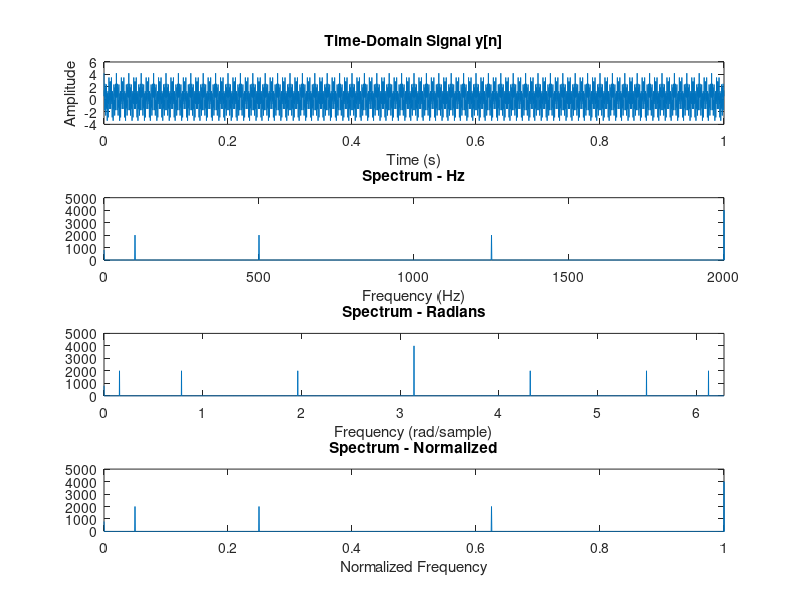

Here is the MATLAB script that generated this plot:
%BANDARA H.G.T.D. 2022e048
%Part 01

Fs = 4000;                   % Sampling frequency
t = 0:1/Fs:1-1/Fs;           % Time vector (1 sec)
x = cos(2*pi*100*t) + cos(2*pi*500*t) + ...
    cos(2*pi*2000*t) + cos(2*pi*2750*t);
y = 0.2 + x;                 % y[n] = 0.2 + x[n]

N = length(y);
Y = fft(y);
f = (0:N-1)*(Fs/N);          % (a) Frequency in Hz
w = 2*pi*f/Fs;               % (b) In radians
f_norm = f / (Fs/2);         % (c) Normalized

% Plot y[n] and frequency domain in 4 subplots
subplot(4,1,1); plot(t, y); title('Time-Domain Signal y[n]'); xlabel('Time (s)'); ylabel('Amplitude');

subplot(4,1,2); plot(f, abs(Y)); title('Spectrum - Hz'); xlim([0 Fs/2]); xlabel('Frequency (Hz)');
subplot(4,1,3); plot(w, abs(Y)); title('Spectrum - Radians'); xlim([0 2*pi]); xlabel('Frequency (rad/sample)');
subplot(4,1,4); plot(f_norm, abs(Y)); title('Spectrum - Normalized'); xlim([0 1]); xlabel('Normalized Frequency');

%02 finding dc value 
dc_value = mean(y);
disp(['DC Value = ', num2str(dc_value)]);

